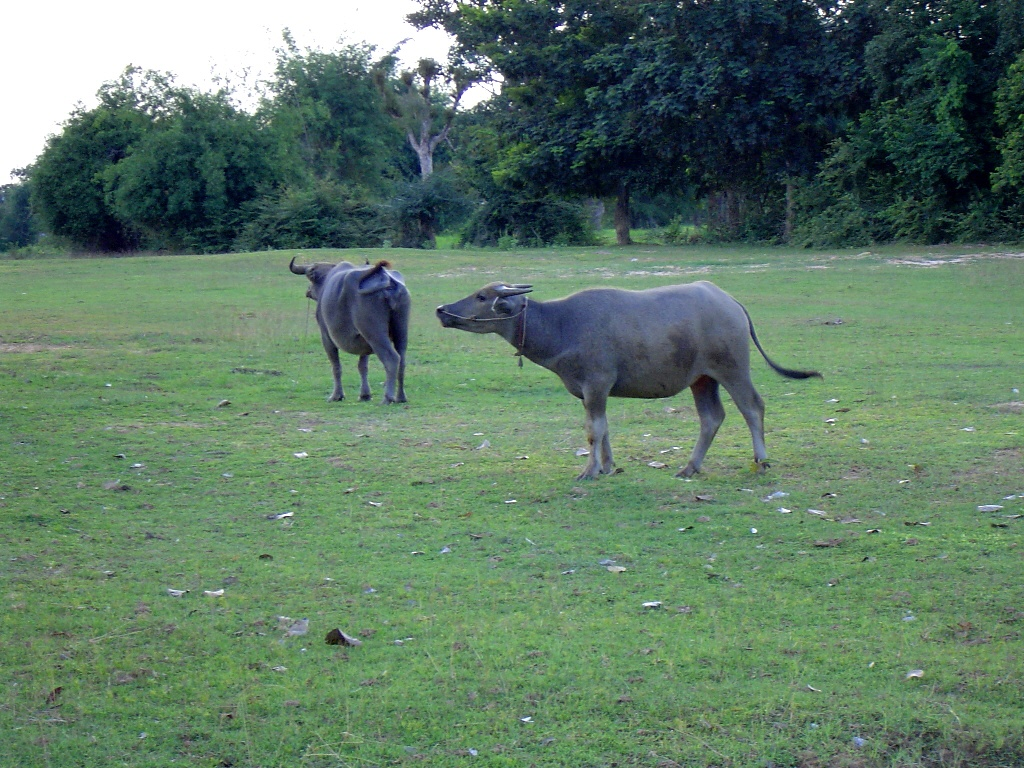
//> input picture OpenCV2_learn/1_ComputerVisionProgrammingGuide_3rd/images/Kwai051a.jpg, 1024 x 768 px
$ ./7-3-2 ../images/Kwai051a.jpg   (built with g++ and OpenCV 4)
//> lines starting //> are read from the running program, lines starting //| are printed output that depends on the picture; after the words box and inside, x2 and y2 are one past the last pixel; in counts of white or black regions, pixels touching at a corner belong together
#include <iostream>

#include <opencv2/highgui/highgui.hpp>
#include <opencv2/imgproc/imgproc.hpp>


class LineFinder
{
public:
    LineFinder() : deltaRho(1), deltaTheta(CV_PI/180), minVote(10), minLength(0.0), maxGap(0.0)
    {

    }

    void setAccResolution(double dRho, double dTheta)
    {
        deltaRho = dRho;
        deltaTheta = dTheta;
    }

    void setMinVote(int minv)
    {
        this->minVote = minv;
    }

    void setLineLengthAndGap(double length, double gap)
    {
        this->minLength = length;
        this->maxGap = gap;
    }

    std::vector<cv::Vec4i> findLines(cv::Mat &binary)
    {
        lines.clear();

        cv::HoughLinesP(binary, lines, deltaRho, deltaTheta, minVote, minLength, maxGap);

        return this->lines;
    }

    void drawDetectedLines(cv::Mat &image, cv::Scalar color=cv::Scalar(255, 255, 255)) //
    {
        std::vector<cv::Vec4i>::const_iterator it2 = lines.begin();
        while (it2 != lines.end())
        {
            cv::Point pt1((*it2)[0], (*it2)[1]);
            cv::Point pt2((*it2)[2], (*it2)[3]);

            cv::line(image, pt1, pt2, color, 2);

            ++it2;
        }
    }

private:
    cv::Mat                 img;
    std::vector<cv::Vec4i>  lines;
    double                  deltaRho;
    double                  deltaTheta;
    int                     minVote;
    double                  minLength;
    double                  maxGap;
};


int main(int argc, char *argv[])
{
    if (argc != 2)
    {
        std::cerr << "Parameters Error!" << std::endl;
        return -1;
    }

    // Load Gray Image
    cv::Mat image = cv::imread(argv[1], 0);
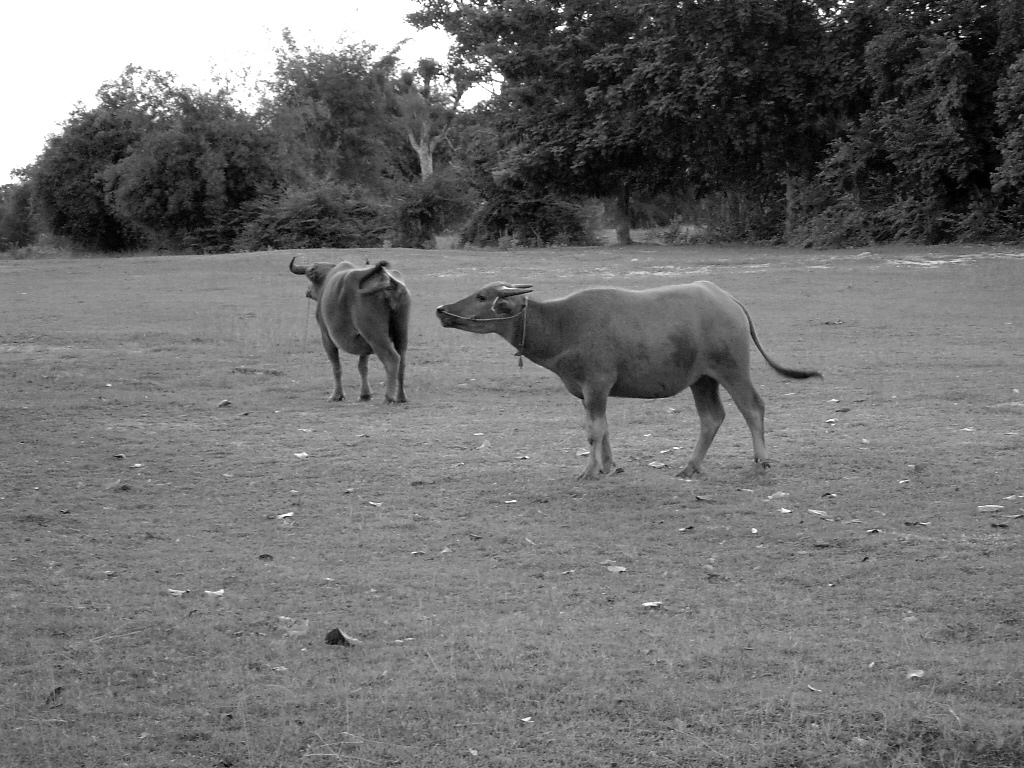
//> image: 768 rows x 1024 cols, CV_8UC1; min 0, max 255, mean 111.8
    cv::imshow("image", image);
    // Canny First
    cv::Mat contours;
    cv::Canny(image, contours, 125, 350);
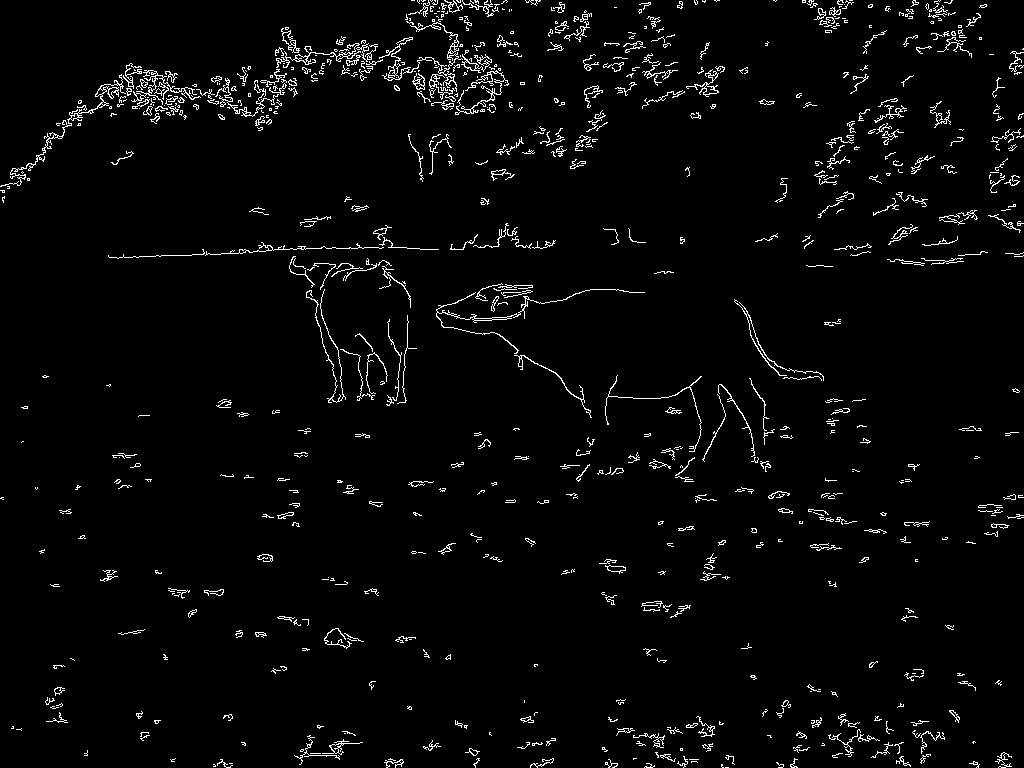
//> contours: 768 rows x 1024 cols, CV_8UC1; 2.9% white in thin lines or dots

    // Hough Lines
    LineFinder finder;
    finder.setLineLengthAndGap(100, 20);
    finder.setMinVote(60);

    std::vector<cv::Vec4i> lines = finder.findLines(contours);
//> in findLines, `cv::HoughLinesP(binary, lines, deltaRho, deltaTheta, minVote, minLengt..`: lines = 38 lines (x1, y1, x2, y2), first 8: [109, 257, 252, 252], [394, 87, 507, 81], [76, 110, 317, 80], [95, 94, 196, 86], [341, 74, 486, 59], [351, 75, 503, 75], [394, 86, 501, 92], [342, 73, 517, 55]
//> lines = 38 items, first 8: [109, 257, 252, 252], [394, 87, 507, 81], [76, 110, 317, 80], [95, 94, 196, 86], [341, 74, 486, 59], [351, 75, 503, 75], [394, 86, 501, 92], [342, 73, 517, 55]
    finder.drawDetectedLines(image);
//> the loop in drawDetectedLines, `while (it2 != lines.end())` made 38 passes
//> (pt1, pt2) on passes 1 to 12: (Point(109, 257), Point(252, 252)), (Point(394, 87), Point(507, 81)), (Point(76, 110), Point(317, 80)), (Point(95, 94), Point(196, 86)), (Point(341, 74), Point(486, 59)), (Point(351, 75), Point(503, 75)), (Point(394, 86), Point(501, 92)), (Point(342, 73), Point(517, 55)), (Point(451, 247), Point(552, 245)), (Point(277, 63), Point(395, 53)), (Point(270, 76), Point(488, 57)), (Point(343, 65), Point(464, 54))
//> after the loop in drawDetectedLines, `while (it2 != lines.end())`:
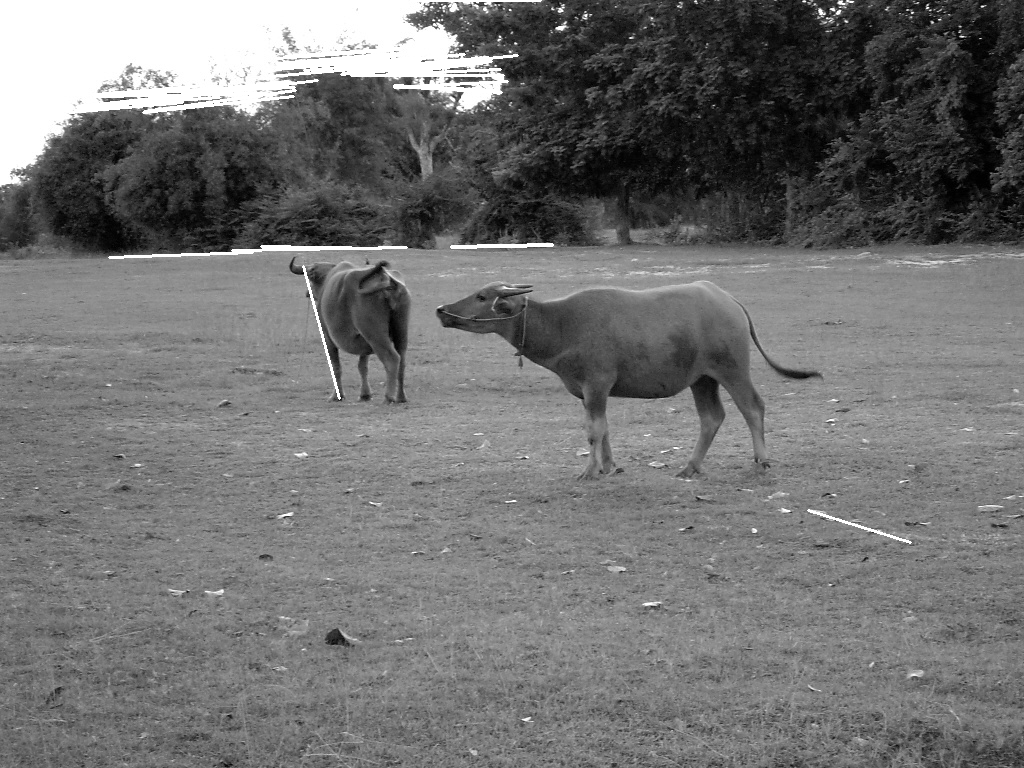
//> image: 768 rows x 1024 cols, CV_8UC1; 1.34% of pixels changed, all inside (x1, y1, x2, y2) = (68, 0, 912, 544)

    cv::imshow("linesImage", image);

    cv::waitKey(0);
    cv::destroyAllWindows();

    return 0;
}

$ run again, on OpenCV2_learn/1_ComputerVisionProgrammingGuide_3rd/images/1.png
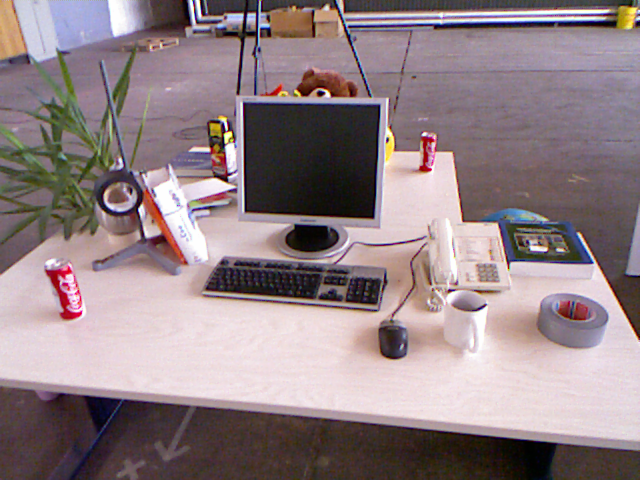
//> input picture OpenCV2_learn/1_ComputerVisionProgrammingGuide_3rd/images/1.png, 640 x 480 px
//> `cv::Canny(image, contours, 125, 350);`:
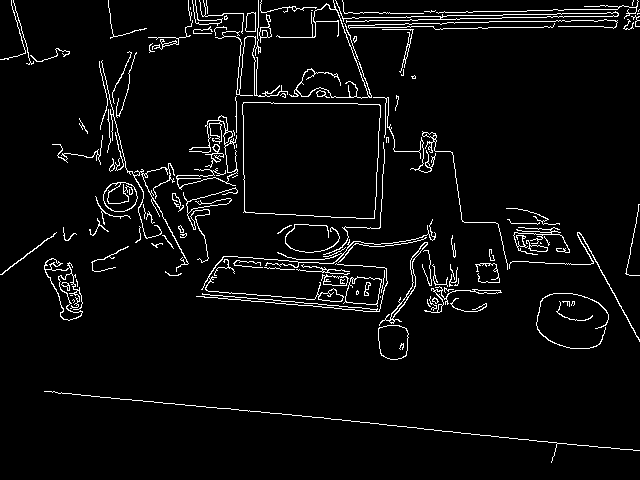
//> contours: 480 rows x 640 cols, CV_8UC1; 4.4% white in thin lines or dots
//> in findLines, `cv::HoughLinesP(binary, lines, deltaRho, deltaTheta, minVote, minLengt..`: lines = 40 lines (x1, y1, x2, y2), first 8: [195, 405, 622, 449], [339, 17, 635, 12], [410, 19, 635, 15], [382, 29, 635, 25], [405, 23, 636, 19], [202, 293, 398, 310], [527, 10, 636, 8], [243, 212, 380, 219]
//> `std::vector<cv::Vec4i> lines = finder.findLines(contours);`: lines = 40 items, first 8: [195, 405, 622, 449], [339, 17, 635, 12], [410, 19, 635, 15], [382, 29, 635, 25], [405, 23, 636, 19], [202, 293, 398, 310], [527, 10, 636, 8], [243, 212, 380, 219]
//> the loop in drawDetectedLines, `while (it2 != lines.end())` made 40 passes
//> after the loop in drawDetectedLines, `while (it2 != lines.end())`:
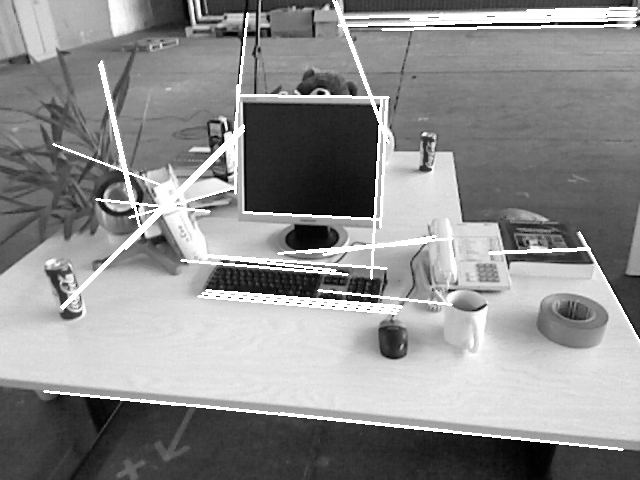
//> image: 480 rows x 640 cols, CV_8UC1; min 1, max 255, mean 141.8

$ run again, on OpenCV2_learn/1_ComputerVisionProgrammingGuide_3rd/images/2.png
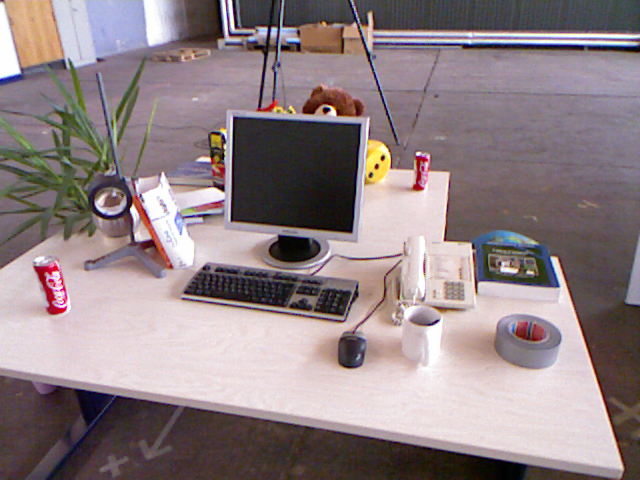
//> input picture OpenCV2_learn/1_ComputerVisionProgrammingGuide_3rd/images/2.png, 640 x 480 px
//> `cv::Canny(image, contours, 125, 350);`:
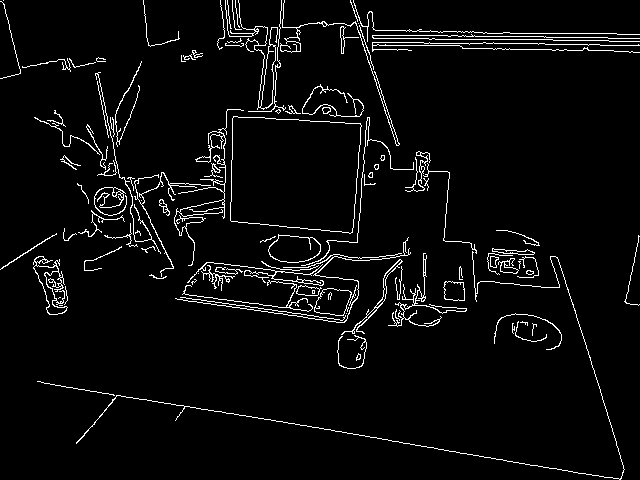
//> contours: 480 rows x 640 cols, CV_8UC1; 4.2% white in thin lines or dots
//> in findLines, `cv::HoughLinesP(binary, lines, deltaRho, deltaTheta, minVote, minLengt..`: lines = 31 lines (x1, y1, x2, y2), first 8: [66, 387, 376, 437], [341, 45, 459, 45], [230, 220, 357, 233], [500, 36, 639, 38], [340, 29, 576, 33], [180, 297, 364, 322], [495, 39, 639, 41], [462, 48, 632, 51]
//> `std::vector<cv::Vec4i> lines = finder.findLines(contours);`: lines = 31 items, first 8: [66, 387, 376, 437], [341, 45, 459, 45], [230, 220, 357, 233], [500, 36, 639, 38], [340, 29, 576, 33], [180, 297, 364, 322], [495, 39, 639, 41], [462, 48, 632, 51]
//> the loop in drawDetectedLines, `while (it2 != lines.end())` made 31 passes
//> after the loop in drawDetectedLines, `while (it2 != lines.end())`:
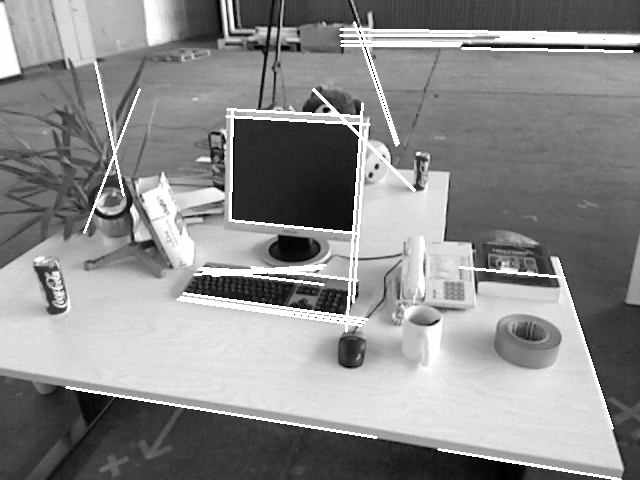
//> image: 480 rows x 640 cols, CV_8UC1; min 1, max 255, mean 139.8

$ run again, on OpenCV2_learn/1_ComputerVisionProgrammingGuide_3rd/images/World_Mission_Society_Church_of_God_DC.jpeg
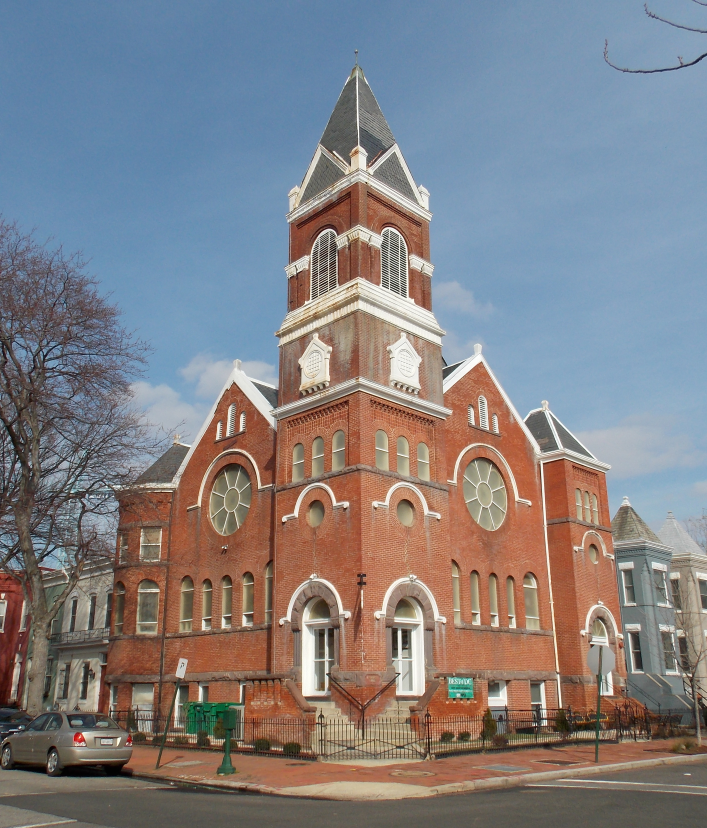
//> input picture OpenCV2_learn/1_ComputerVisionProgrammingGuide_3rd/images/World_Mission_Society_Church_of_God_DC.jpeg, 2828 x 3312 px (shown at 1/4 size)
//> `cv::Canny(image, contours, 125, 350);`:
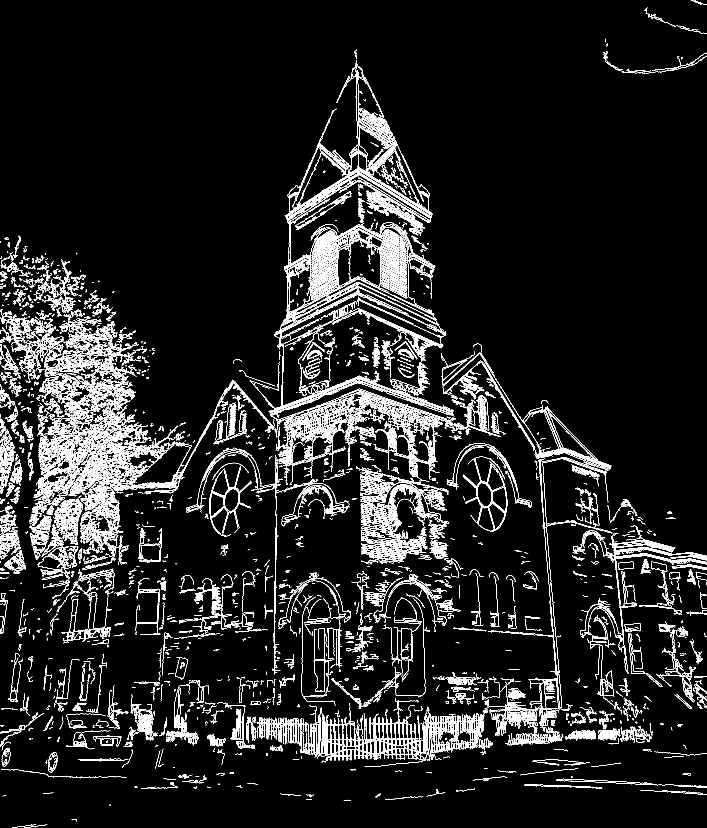
//> contours: 3312 rows x 2828 cols, CV_8UC1 (shown at 1/4 size); 4.9% white in thin lines or dots
//> in findLines, `cv::HoughLinesP(binary, lines, deltaRho, deltaTheta, minVote, minLengt..`: lines = 3112 lines (x1, y1, x2, y2), first 8: [1513, 1236, 1519, 1135], [1596, 907, 1627, 1124], [1549, 1475, 1552, 1368], [1551, 890, 1554, 1078], [2564, 2215, 2722, 2254], [1298, 3015, 1298, 2873], [1580, 761, 1626, 1088], [1525, 1241, 1543, 891]
//> `std::vector<cv::Vec4i> lines = finder.findLines(contours);`: lines = 3112 items, first 8: [1513, 1236, 1519, 1135], [1596, 907, 1627, 1124], [1549, 1475, 1552, 1368], [1551, 890, 1554, 1078], [2564, 2215, 2722, 2254], [1298, 3015, 1298, 2873], [1580, 761, 1626, 1088], [1525, 1241, 1543, 891]
//> the loop in drawDetectedLines, `while (it2 != lines.end())` made 3112 passes
//> after the loop in drawDetectedLines, `while (it2 != lines.end())`:
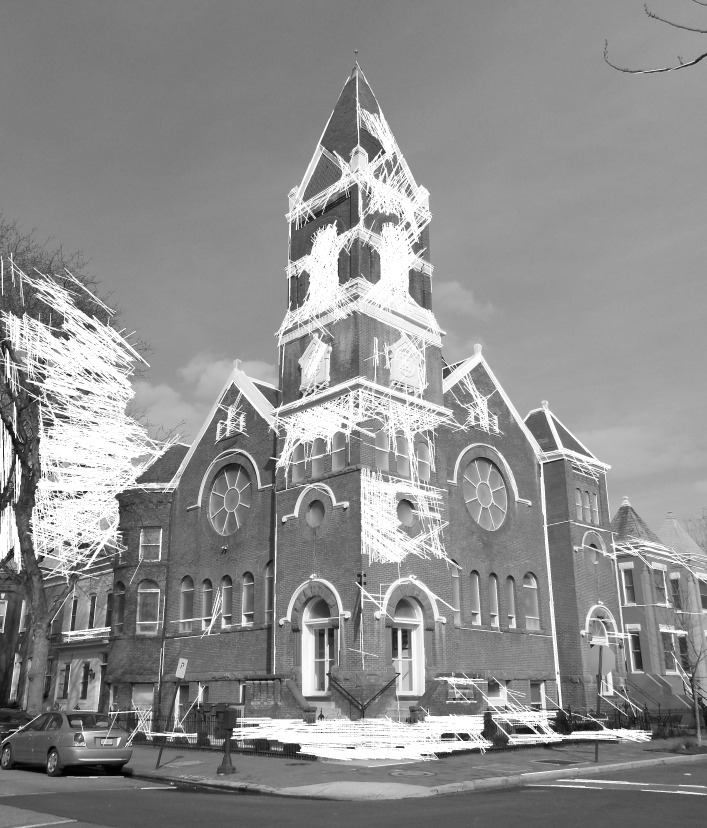
//> image: 3312 rows x 2828 cols, CV_8UC1 (shown at 1/4 size); min 0, max 255, mean 142.6
